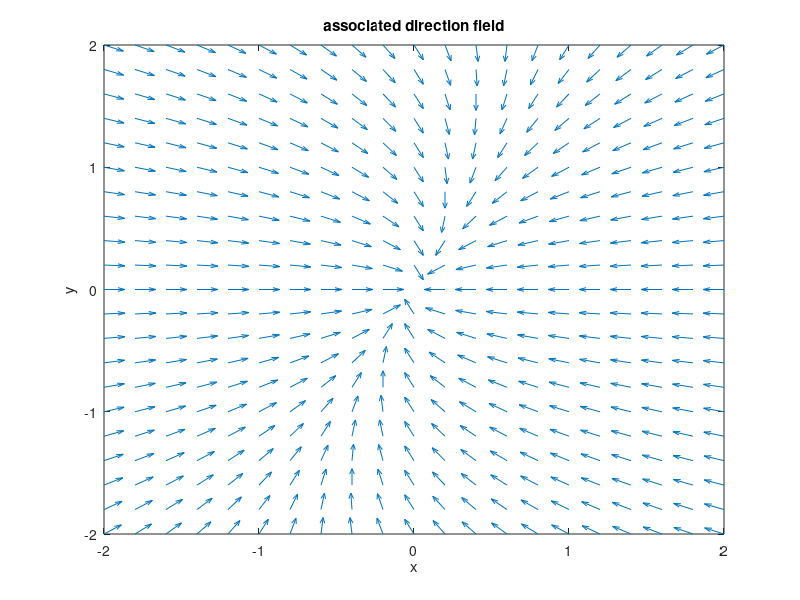

Source code (MATLAB): (Note: this script raises an error after producing the figure.)
%part 1, associated direction field
[Y,X]=meshgrid(-2:0.2:2, -2:0.2:2);
Dx = -2*X + (.5)*Y;
Dy = -Y;
L=sqrt(Dx.^2 + Dy.^2);
quiver(X,Y,Dx./L,Dy./L,0.5)
axis tight
xlabel('x')
ylabel('y')
title('associated direction field')

%part 3: Using dsolve to solve in terms of m and n
[x,y]=dsolve('Dx=-2*x + .5*y,Dy=-y, x(0)=m, y(0)=n','t');

%part 4: find all staight line solutions
A=[-2,0.5;0,-1];
[Evr,Evl]=eig(sym(A))

%Part 5: Plot Straight line solns and (m,n)
[Y,X]=meshgrid(-2:0.2:2, -2:0.2:2);
Dx = -2*X + (.5)*Y;
Dy = -Y;
L=sqrt(Dx.^2 + Dy.^2);
quiver(X,Y,Dx./L,Dy./L,0.5)
axis tight
hold on
t=-1:0.1:1;
x1= exp(-2*t);
y1= zeros(size(t));
plot(x1,y1)
plot(-x1,-y1)
x2= (.5)*exp(-t);
y2=exp(-t);
plot(x2,y2)
plot(-x2,-y2)
[x,y]=dsolve('Dx=-2*x + .5*y,Dy=-y, x(0)=m, y(0)=n','t');
xf=@(t,m,n) eval(vectorize(x));
yf=@(t,m,n) eval(vectorize(y));
ae= -3:0.5:3;
be= 0:0.5:6;
a= [2,1,-2,-2,ae,ae,-ae,-ae];
b= [1,-2,2,0,be,-be,be,-be];
t=-2:0.2:2;
for k=1:length(a)
    m=a(k);
    n=b(k);
    plot(xf(t,m,n),yf(t,m,n))
hold on
end
hold off
axis ([-2,2,-2,2])
title('Straight line solutions and (m,n) values')
